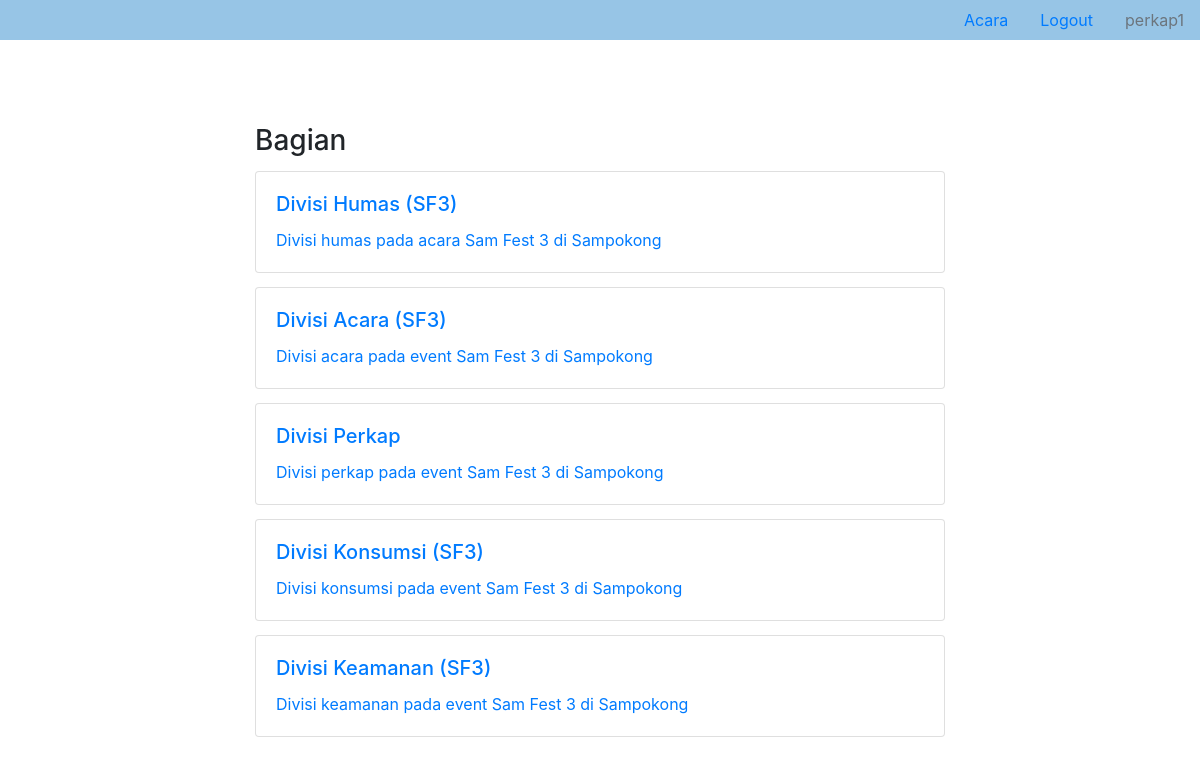
/bagian/3 (signed in), run on the app's committed database.
### eventapp/models.py (models this page shows, shortened)
class Bagian(models.Model):
    divisi = models.CharField(max_length=200)
    deskripsi = models.TextField()
    acara = models.ForeignKey(Acara, on_delete=models.CASCADE)

### eventapp/views.py (the view)
# urls.py: path('bagian/<int:id>', views.Bagian.as_view(), name='bagian'),
class Bagian(LoginRequiredMixin, View):
    login_url = settings.LOGOUT_REDIRECT_URL
    template_name = 'bagian.html'
    def get(self, request, *args, **kwargs):
        bagians = BagianModel.objects.filter(acara_id=kwargs['id'])
        return render(request, self.template_name, {'bagians': bagians})

### templates/bagian.html (shortened to what this page needs)
{% extends 'base.html' %}
{% block page_content %}
<body>
    <div style="margin-top: 7%; margin-bottom: 5%; width: 60%" class="container">
        <h3>Bagian</h3>
        {% for bagian in bagians %}
            <a href="{% url 'tugas' bagian.id %}">
                <div style="margin-top: 2%" class="card">
                  <div class="card-body">
                    <h5 class="card-title">{{ bagian.divisi }}</h5>
                    <p class="card-text">{{ bagian.deskripsi }}</p>
                  </div>
                </div>
            </a>
        {% endfor %}
    </div>
</body>
{% endblock %}

### templates/base.html (shortened to what this page needs)
<!DOCTYPE html>
<html lang="en">
<head>
    <link rel="stylesheet" href="https://stackpath.bootstrapcdn.com/bootstrap/4.4.1/css/bootstrap.min.css">
    <link rel="stylesheet" href="https://cdn.datatables.net/1.10.20/css/jquery.dataTables.min.css">
</head>
<body>
    <ul style="background-color: #97c5e6" class="nav nav-pills justify-content-end">
      <li class="nav-item">
        <a class="nav-link {% if request.resolver_match.url_name == 'acara' %}active{% endif %}" href="{% url 'acara' %}">Acara</a>
      </li>
      <li class="nav-item">
        <a class="nav-link" href="{% url 'logout' %}">Logout</a>
      </li>
        {% if user.is_authenticated %}
          <li class="nav-item">
            <a class="nav-link disabled" href="#" tabindex="-1" aria-disabled="true">{{user.username}}</a>
          </li>
        {% endif %}
    </ul>
    {% block page_content %}
    {% endblock %}
</body>
</html>

### data on the page
Bagian: divisi "Divisi Humas (SF3)", deskripsi "Divisi humas pada acara Sam Fest 3 di Sampokong"
Bagian: divisi "Divisi Acara (SF3)", deskripsi "Divisi acara pada event Sam Fest 3 di Sampokong"
Bagian: divisi "Divisi Perkap", deskripsi "Divisi perkap pada event Sam Fest 3 di Sampokong"
Bagian: divisi "Divisi Konsumsi (SF3)", deskripsi "Divisi konsumsi pada event Sam Fest 3 di Sampokong"
Bagian: divisi "Divisi Keamanan (SF3)", deskripsi "Divisi keamanan pada event Sam Fest 3 di Sampokong"

### other printed values
{{ user.username }} "perkap1"
